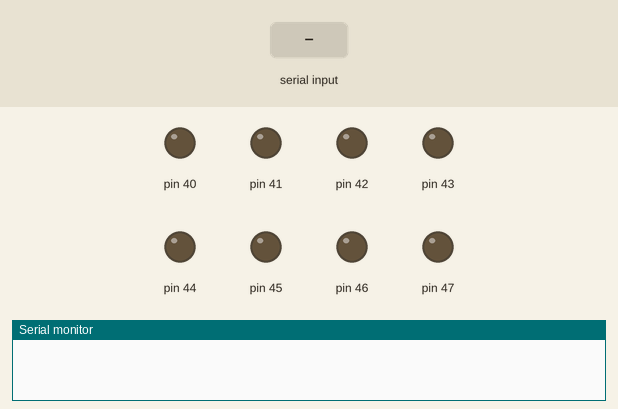
Recording of a sketch running on a simulated Arduino Mega 2560, built with avr-gcc and run on an emulated ATmega2560. Parts: output pins drawn as LEDs (lit = HIGH), the last lines printed to the serial monitor. Inputs (shaded band) come from the test bench.

Above: at 1.2 s.
1.3 s: "1\n" received over Serial
At 2.5 s:
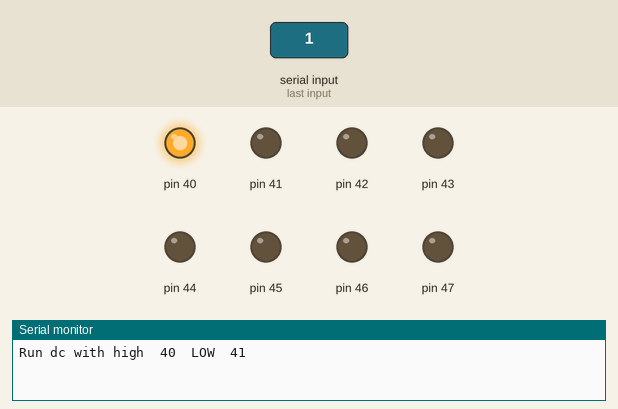
2.8 s: "2\n" received over Serial
At 3.7 s:
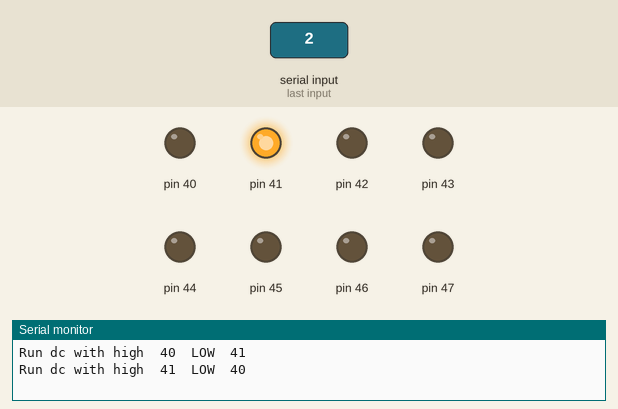
4.3 s: "3\n" received over Serial
At 4.9 s:
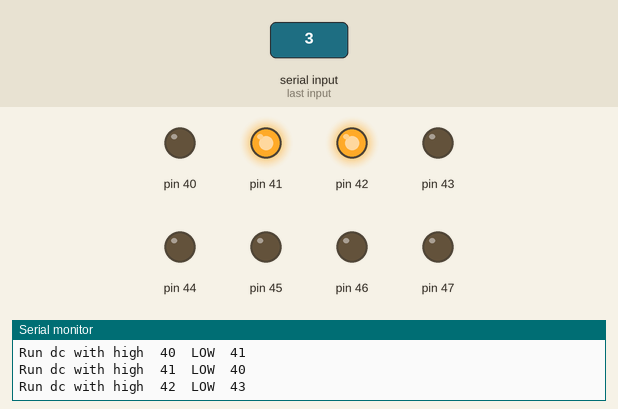
5.8 s: "4\n" received over Serial
At 7.0 s:
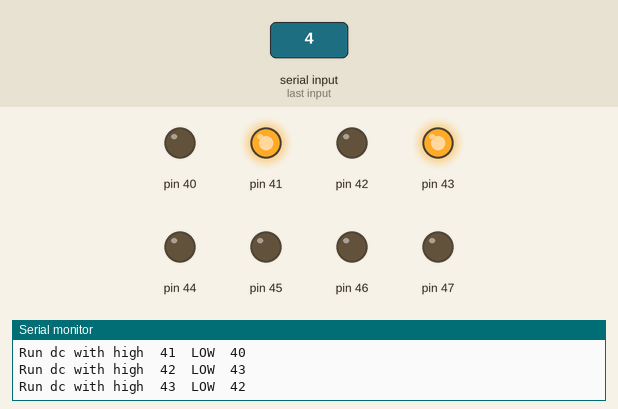
7.3 s: "5\n" received over Serial
At 8.4 s:
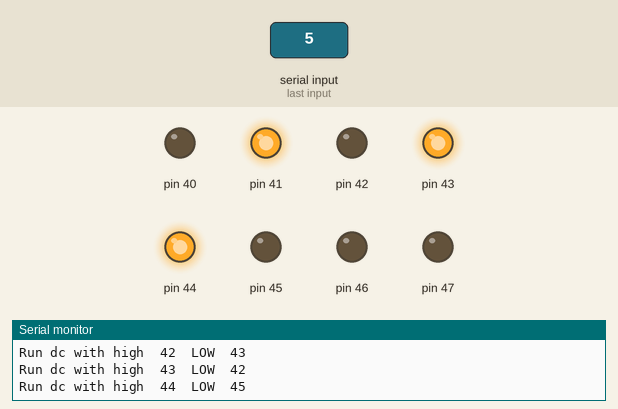
8.8 s: "1\n" received over Serial
At 9.5 s:
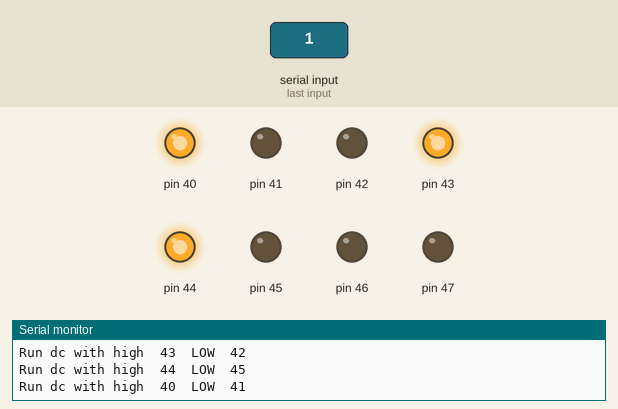
Timing chart, 0 to 11.3 s (numbered marks = the images above; inputs shaded):
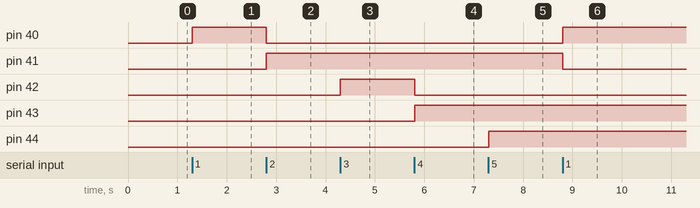

Measured:
- after the input at 1.3 s, pin 40: LOW → HIGH at once
- after the input at 2.8 s, pin 40: HIGH → LOW at once; pin 41: LOW → HIGH at once
- after the input at 4.3 s, pin 42: LOW → HIGH at once
- after the input at 5.8 s, pin 42: HIGH → LOW at once; pin 43: LOW → HIGH at once
- after the input at 7.3 s, pin 44: LOW → HIGH at once
- after the input at 8.8 s, pin 40: LOW → HIGH at once; pin 41: HIGH → LOW at once

The sketch:

pulleys_final_code.ino
```cpp
int a;
void setup() {
  // put your setup code here, to run once:
pinMode(40,OUTPUT);
pinMode(41,OUTPUT);
pinMode(42,OUTPUT);
pinMode(43,OUTPUT);
pinMode(44,OUTPUT);
pinMode(45,OUTPUT);
pinMode(46,OUTPUT);
pinMode(47,OUTPUT);
Serial.begin(9600);
}

/////////////////////////////////////////////////////////////////
//motor 1 ------ 46,47
//motor 2 ------ 42,43
//motor 3 ------ 44,45
//motor 4 ------ 40,41


///////////////////////////////////////////////////////////
void dc(int a,int b)
 { digitalWrite(a,HIGH);
   digitalWrite(b,LOW);
    Serial.print("Run dc with high  ");
   Serial.print(a);
   Serial.print("  LOW  ");
   Serial.println(b);
      }

void stp()
{
  digitalWrite(40,LOW);
  digitalWrite(41,LOW);
  digitalWrite(42,LOW);
  digitalWrite(43,LOW);
  digitalWrite(44,LOW);
digitalWrite(45,LOW);
  digitalWrite(46,LOW);
  digitalWrite(47,LOW);
}


void loop() {
  // put your main code here, to run repeatedly:
if(Serial.available())
{
a = Serial.parseInt();
switch (a)
{
case 1://///////////////////////////4 tight
{
  dc(40,41);
  break;
}

case 2:////////////////////////////4 loose
{
  dc(41,40);
  break;
}

case 3://////////////////////////////2 tight
{
  dc(42,43);
  break;
}

case 4://///////////////////////////2 loose
{
  dc(43,42);
  break;
}

case 5://///////////////////////////motor 3 tightrning
{
  dc(44,45);
  break;
}

case 6://////////////////////////////motor 3 loosening
{
  dc(45,44);
  break;
}

case 7://///////////////////////////motor 1 tight
{
  dc(46,47);
  break;
}

case 8:////////////////////////////motor 1 loose
{
  dc(47,46);
  break;
}

case 9:////////////////////////////// 3,4 tight
{
  dc(40,41);
  dc(44,45);
  break;
}

case 10:////////////////////3,4 loose
{
  dc(41,40);
  dc(45,44);
  break;
}

case 11:////////////////////1,2 tight
{
  dc(42,43);
  dc(46,47);
  break;
}

case 12:////////////////////1,2 loose
{
  dc(43,42);
  dc(47,46);
  break;
}

case 13:///////////////////////stop all
{
 stp();
 break;
}
}
}
}
```
